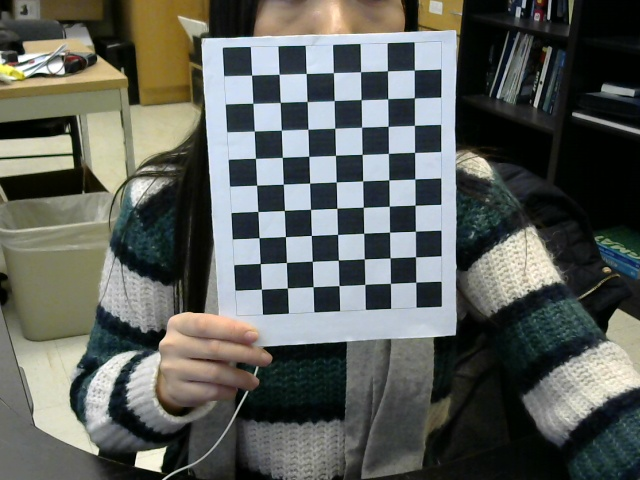
#> input picture camera_calibration_img/1.jpg, 640 x 480 px, given in place of the camera
$ python video_processing.py   (older library calls are emulated)
#> lines starting #> are read from the running program, lines starting #| are printed output that depends on the picture; after the words box and inside, x2 and y2 are one past the last pixel; in counts of white or black regions, pixels touching at a corner belong together
import cv2, sys
import numpy as np
import matplotlib.pyplot as plt
#import matplotlib.cm as cm
#from random import *
#
class video_prcessing():
	def __init__(self):
		cap = cv2.VideoCapture(0)


		while(True):
			ret, frame = cap.read()
#> frame is the input picture: shape (480, 640, 3); mean B, G, R 90.7, 95.9, 92.4
			gray = cv2.cvtColor(frame,cv2.COLOR_BGR2GRAY)
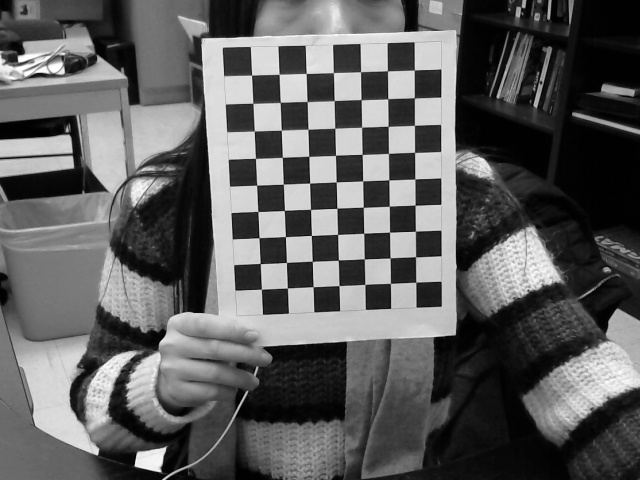
#> gray: shape (480, 640); min 0, max 255, mean 94.2
			clahe = cv2.createCLAHE(clipLimit=1.8, tileGridSize=(3,3))
			cl = clahe.apply(gray)
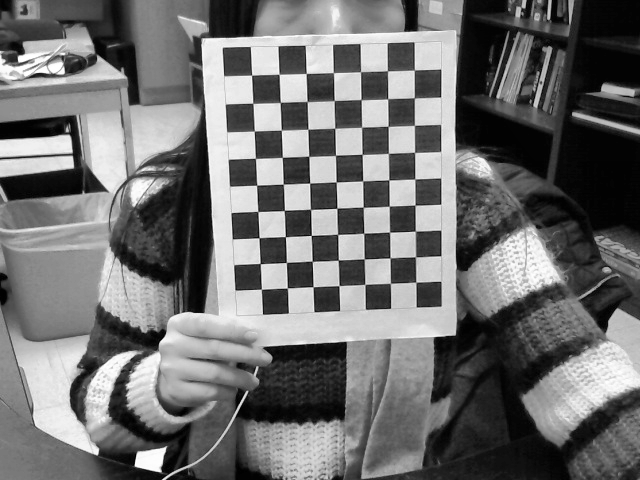
#> cl: shape (480, 640); min 0, max 255, mean 111.6
			blur = cv2.blur(cl,(6,6))
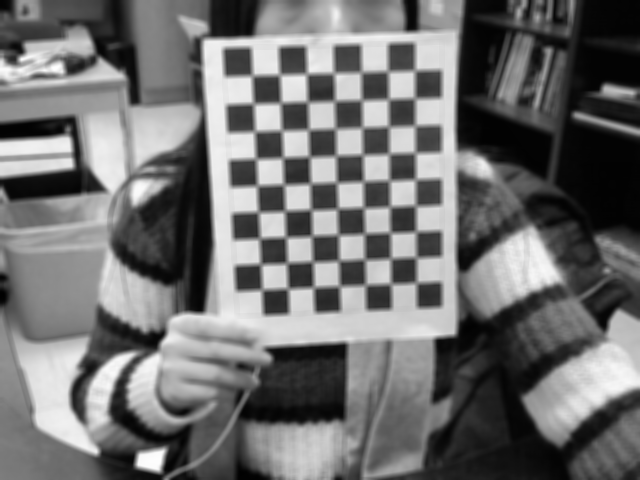
#> blur: shape (480, 640); min 1, max 254, mean 111.7
			_,mask1 = cv2.threshold(blur,220,255,cv2.THRESH_BINARY)
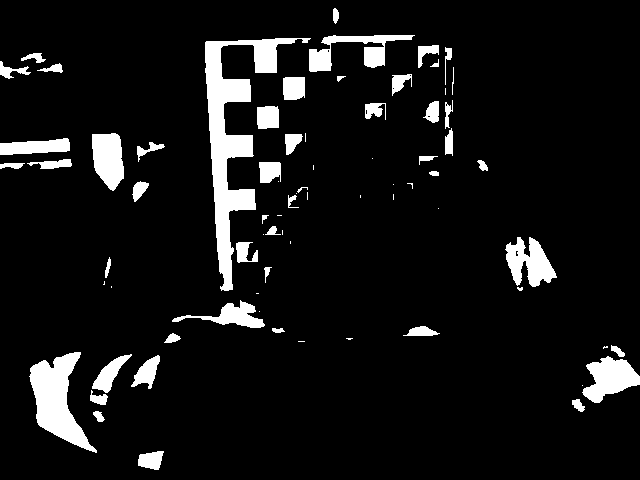
#> mask1: shape (480, 640); 8.1% white; 75 white regions (25 under 20 px), largest, box (x1, y1, x2, y2) and area: (205, 38, 311, 291) 6536, (29, 352, 97, 453) 3121, (582, 356, 640, 403) 1600
			#_,mask1 = cv2.threshold(blur,127,250,0)
			canny = cv2.Canny(cl,500,500)
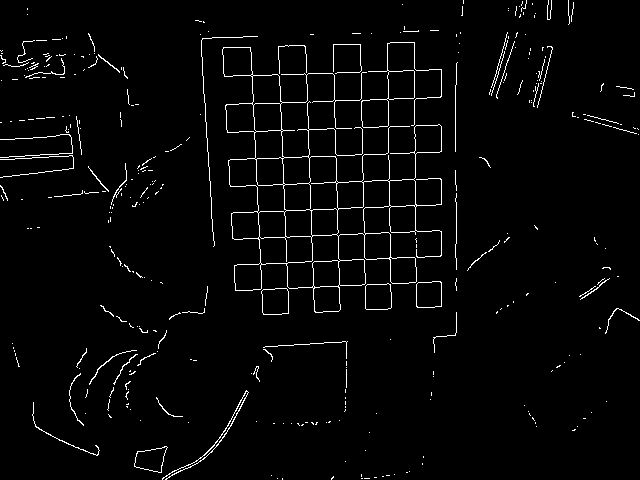
#> canny: shape (480, 640); 2.7% white in thin lines or dots


			img,contours,hierarchy = cv2.findContours(mask1,cv2.RETR_LIST,cv2.CHAIN_APPROX_SIMPLE)
#> contours = 82 contours, 37 with area under 20; largest, box (x1, y1, x2, y2) and area: (205, 38, 311, 291) 6080, (29, 352, 97, 453) 2982, (582, 356, 640, 403) 1516, (505, 237, 557, 287) 1380, (92, 133, 124, 191) 1344


			#cnt = contours[0]
			cv2.drawContours(img,contours,-1,100,3)
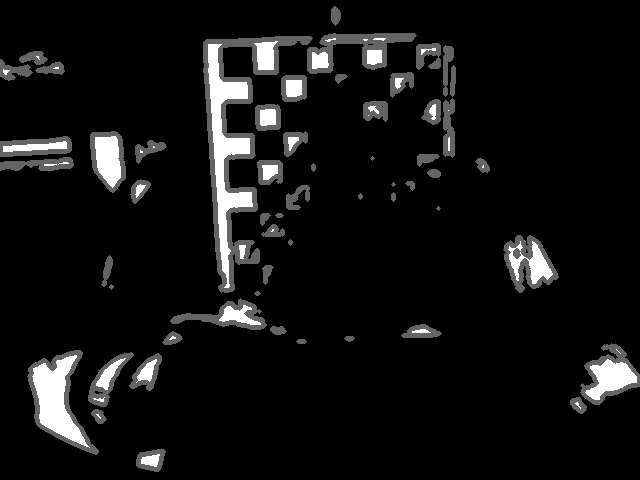
#> img: shape (480, 640); 7.51% of pixels changed, all inside (x1, y1, x2, y2) = (0, 6, 640, 472)

			# [16 lines of commented-out code are left out]
			cv2.imshow('frame1',img)

			if cv2.waitKey(1) & 0xFF == ord('q'):
#> (key q is pressed here)
				break

		cap.release()
		cv2.destroyAllWindows()

test = video_prcessing()

$ run again, on camera_calibration_img/2.jpg
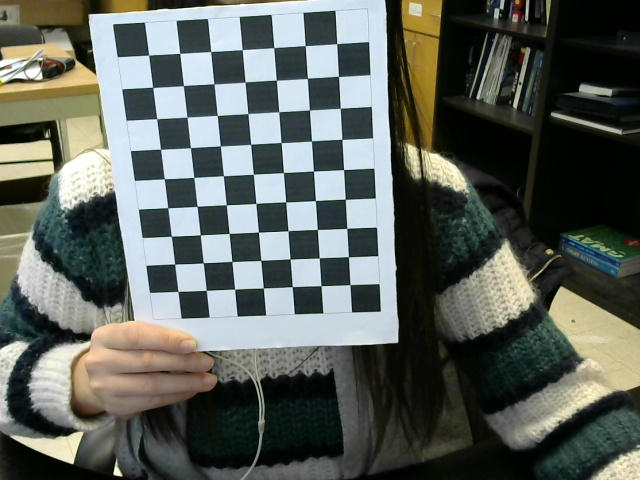
#> input picture camera_calibration_img/2.jpg, 640 x 480 px, given in place of the camera
#> in __init__, frame is the input picture: shape (480, 640, 3); mean B, G, R 91.7, 98, 92.6
#> in __init__, `_,mask1 = cv2.threshold(blur,220,255,cv2.THRESH_BINARY)`:
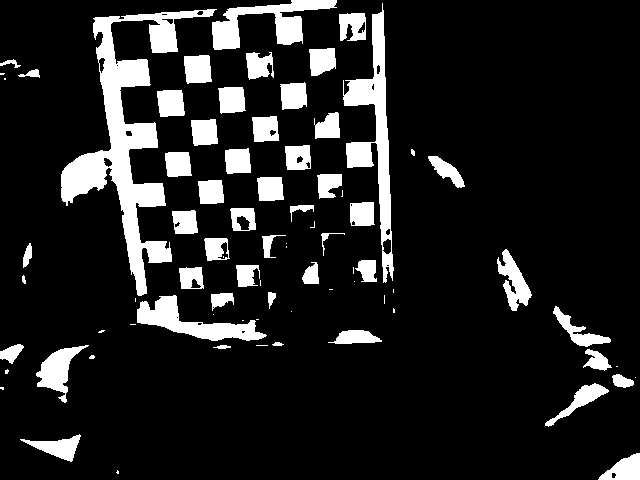
#> mask1: shape (480, 640); 13.2% white; 79 white regions (28 under 20 px), largest, box (x1, y1, x2, y2) and area: (61, 9, 217, 296) 10392, (343, 3, 394, 283) 4262, (212, 0, 337, 50) 2476
#> canny: shape (480, 640); 2.7% white in thin lines or dots
#> contours = 106 contours, 40 with area under 20; largest, box (x1, y1, x2, y2) and area: (61, 9, 217, 296) 9906, (343, 3, 394, 283) 4015, (212, 0, 337, 50) 2254, (137, 295, 267, 341) 2149, (36, 345, 89, 403) 1106
#> in __init__, `cv2.drawContours(img,contours,-1,100,3)`:
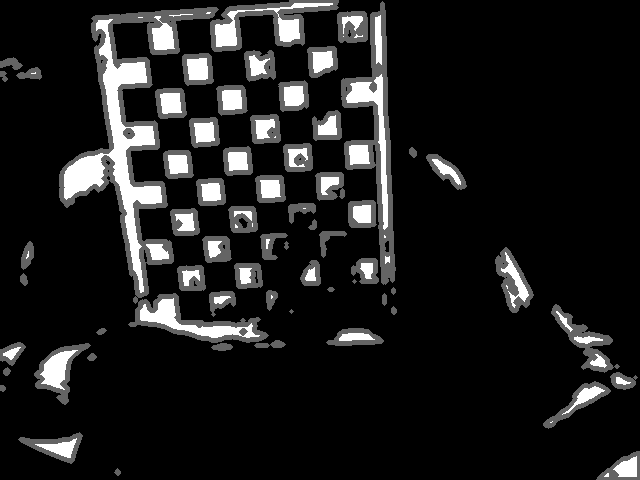
#> img: shape (480, 640); 11.57% of pixels changed, all inside (x1, y1, x2, y2) = (0, 0, 640, 480)

$ run again, on camera_calibration_img/4.jpg
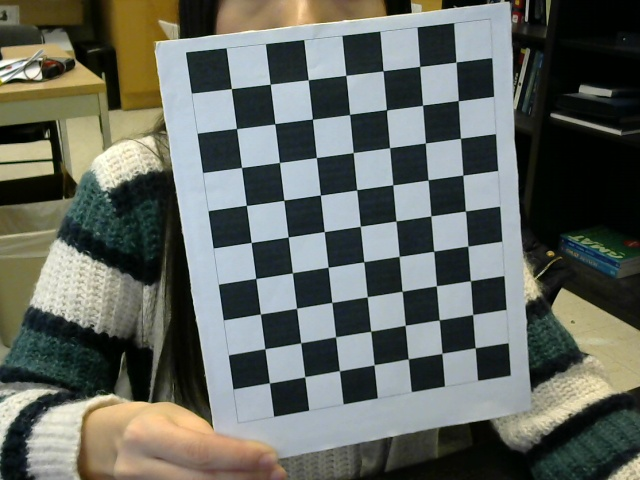
#> input picture camera_calibration_img/4.jpg, 640 x 480 px, given in place of the camera
#> in __init__, frame is the input picture: shape (480, 640, 3); mean B, G, R 96.1, 103.2, 98.8
#> in __init__, `_,mask1 = cv2.threshold(blur,220,255,cv2.THRESH_BINARY)`:
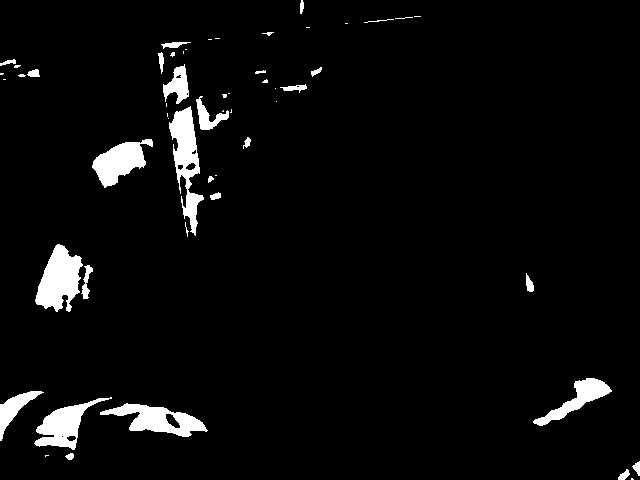
#> mask1: shape (480, 640); 4.2% white; 54 white regions (27 under 20 px), largest, box (x1, y1, x2, y2) and area: (35, 244, 83, 312) 1993, (169, 106, 204, 236) 1944, (100, 403, 208, 437) 1692
#> canny: shape (480, 640); 2.6% white in thin lines or dots
#> contours = 63 contours, 36 with area under 20; largest, box (x1, y1, x2, y2) and area: (35, 244, 83, 312) 1886, (169, 106, 204, 236) 1828, (100, 403, 208, 437) 1674, (34, 397, 112, 450) 1458, (92, 139, 153, 188) 1446
#> in __init__, `cv2.drawContours(img,contours,-1,100,3)`:
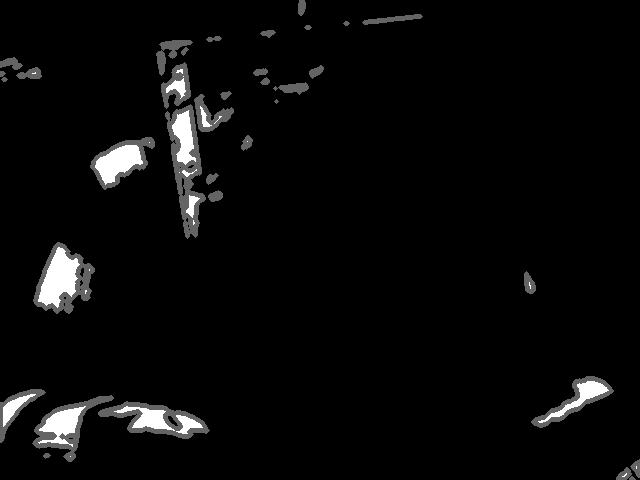
#> img: shape (480, 640); 4.03% of pixels changed, all inside (x1, y1, x2, y2) = (0, 0, 640, 480)
